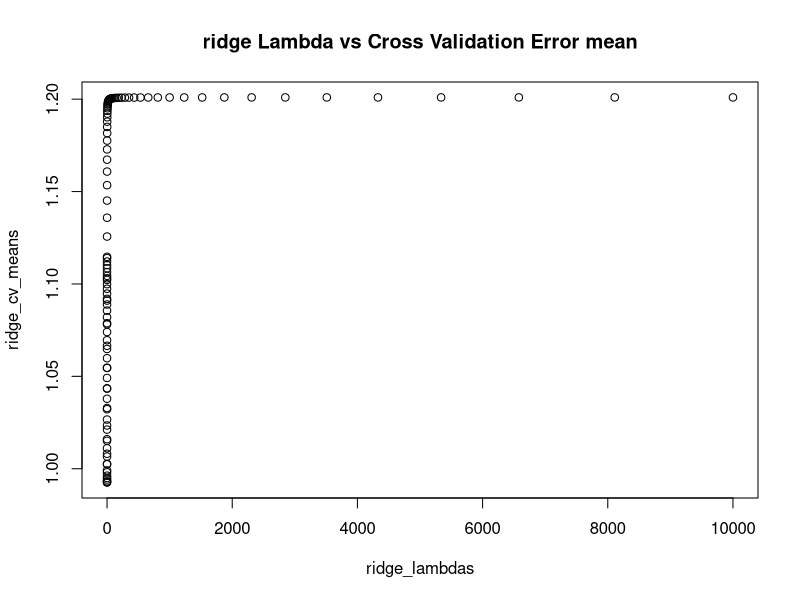
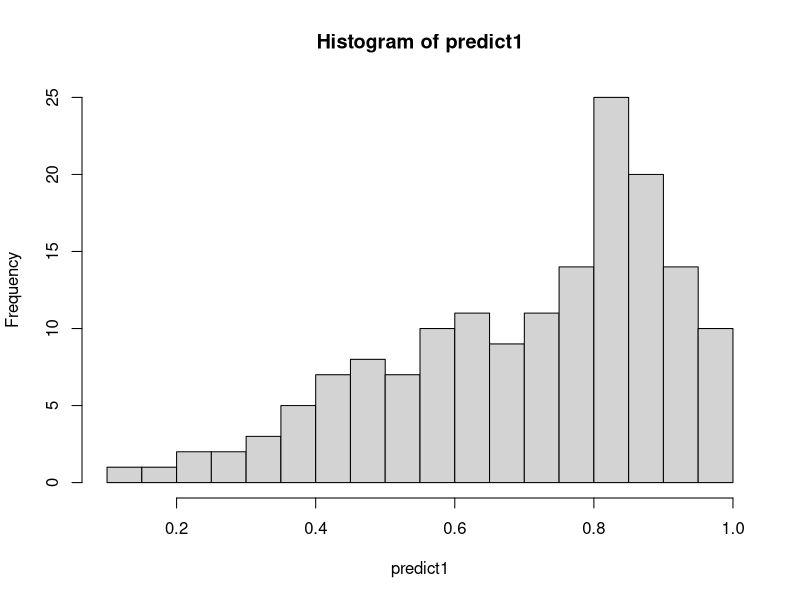

Generate these figures, in order, with R:
# Ridge 

# Ridge attempt 

setwd("C:/Users/board/Desktop/Kaggle/mf850_extra")
data <- read.csv("mf850-loan-data.csv")
set.seed(1)
# Data cleaning - change variables into categorical variables 
data$DEPENDENTS <- as.factor(data$DEPENDENTS)
data$CRED_HERE <- as.factor(data$CRED_HERE)
data$INSTALLMENTRATE <- as.factor(data$INSTALLMENTRATE)
data$ATADDRESSSINCE <- as.factor(data$ATADDRESSSINCE)

# Scale continous variables 
data$AGE <- scale(data$AGE)
data$DURATION <- scale(data$DURATION)


# Splitting the data into test/ train sets  
# https://ragrawal.wordpress.com/2012/01/14/dividing-data-into-training-and-testing-dataset-in-r/

# Sample split into test train set 
indexes <- sample(1:nrow(data), size = 0.2*nrow(data))
test <- data[indexes, ]
train <- data[-indexes, ]

library(glmnet) # glmnet for ridge/ ridge regression 

# Split train data into independent and dependent variables 
# model matrix splits data into dummy variables 
x = model.matrix(CRED_APPROVED~., family = "binomial", data = train)
y = ifelse(train$CRED_APPROVED == 'YES',1,0)

# Use cross validation with to determine the lambda parameter for ridge regression 
lambdas <- 10^seq(4,-5, length = 100)
cv.ridge = cv.glmnet(x, y, family = "binomial", lambda = lambdas, alpha = 0, standardize = FALSE)

# Plot lambda vs. cross validation error mean
ridge_lambdas <- cv.ridge$lambda
ridge_cv_means <- cv.ridge$cvm
plot(ridge_lambdas, ridge_cv_means, main = "ridge Lambda vs Cross Validation Error mean")

# should the lambda with the lowest cross validation error rate 
bestlam = cv.ridge$lambda.min

# look at coefficients which are not 0 of ridge regression 
ridge1 <- glmnet(x, y, family = "binomial", alpha = 0, standardize = FALSE, lambda = lambdas)
ridge.coef <- predict(ridge1, type = "coefficients", s= bestlam)[1:(ncol(x)) ,]
ridge.coef

ridge.coef[abs(ridge.coef) > 0.001]

length(ridge.coef[abs(ridge.coef) > 0.1])

test1 <- model.matrix(CRED_APPROVED~., family = "binomial", data=test)

predict1 <- predict(ridge1, newx= test1, type = "response", s= bestlam)
hist(predict1, breaks= 20)
results2  <- ifelse(predict1 > 0.5,'YES','NO')
# Compare with the original results 
misClasificError <- mean(results2 != test$CRED_APPROVED)
print(paste('Accuracy',1-misClasificError))

# Confusion matrix 
table(test$CRED_APPROVED, predict1>0.5)

